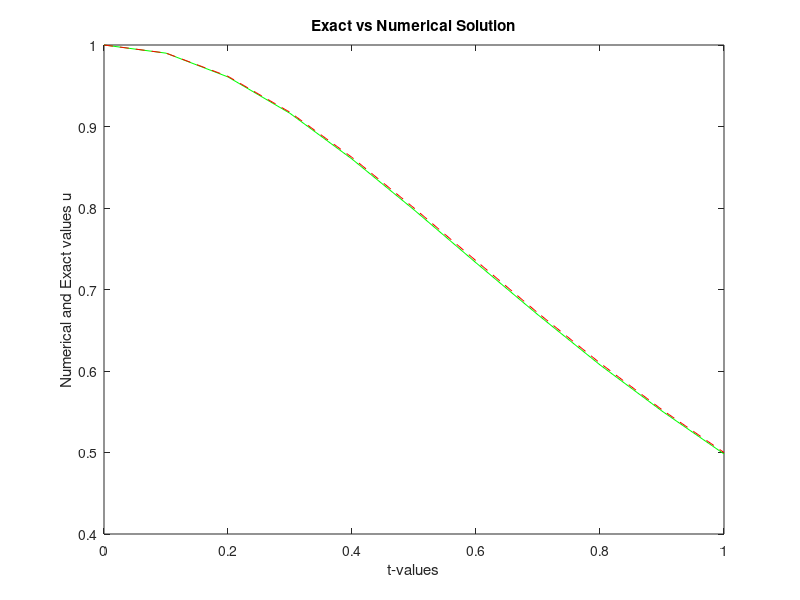

Here is the MATLAB script that generated this plot:
%%%%%%%%%%%%%%%%%%%%%%%%%%%%%%%%%%%%%%%%%%%%%%%%%%%%%%%%%%%%%%%%%%%%%%%%%%%
% Numerical Solution of an Initial Value Problem
% using the Two-Step Milne-Simpson Method
%
% Differential Equation:
%     du/dt = -2*t*u^2
%
% Exact Solution:
%     u(t) = 1/(1+t^2)
%
% Initialization:
%     Second-Order Classical Explicit Runge-Kutta (RK2) Method
%
% Numerical Method:
%     Two-Step Milne-Simpson Method
%
% Language:
%     MATLAB
%
% Developed as part of the coursework for
% Numerical Methods for Ordinary Differential Equations
% M.Sc. Applied Mathematics
% South Asian University
%
% Author: Kshitij Bahukhandi
%%%%%%%%%%%%%%%%%%%%%%%%%%%%%%%%%%%%%%%%%%%%%%%%%%%%%%%%%%%%%%%%%%%%%%%%%%%

clear all; 
for I = 1:8 
    N = 10; 
    H = 1.0 / N; 
    disp('Numerical Solution for IVP using Milne-Simpson Method'); 
    disp('  '); 
    % Formation of Nodal Points  
    for L = 1:N+1 
        T(L) = (L-1) * H; 
    end 
     
    % Exact Solution & RHS Function  
    for L = 1:N+1 
        EU(L) = 1.0 / (1 + T(L) * T(L)); 
    end 
     
    % Initial Conditions 
    U(1) = 1.0; 
    tic % CPU time Starts 
    % Solution at t=h by the help of second order classical explicit RK-Method 
    K1 = -2 * H * T(1) * U(1) * U(1); 
    K2 = -2 * H * (T(1) + H) * (U(1) + K1) * (U(1) + K1); 
    U(2) = U(1) + (K1 + K2) / 2; 
    % Solution at advanced Time 
    for L = 2:N 
        U0 = U(L); 
        UU0 = U(L-1); 
        T0 = T(L); 
        TT0 = T(L-1); 
        U(L+1) = UU0 - 4 * H * T0 * U0 * U0; 
    end 
    % Calculate Errors 
    ERU = abs(U(N+1) - EU(N+1)); 
     
    % Print Errors 
    fprintf('N=%4.2f, ERU=%10.4e\n', N, ERU); 
    disp(' '); 
    N = 2 * N; 
end

toc % CPU Time ends 
% Elapsed time is 0.019099 seconds. 
% Plot the Results 
figure(1); 
plot(T, U, '-g', T, EU, '--r'); 
xlabel('t-values'); 
ylabel('Numerical and Exact values u'); 
title('Exact vs Numerical Solution');
